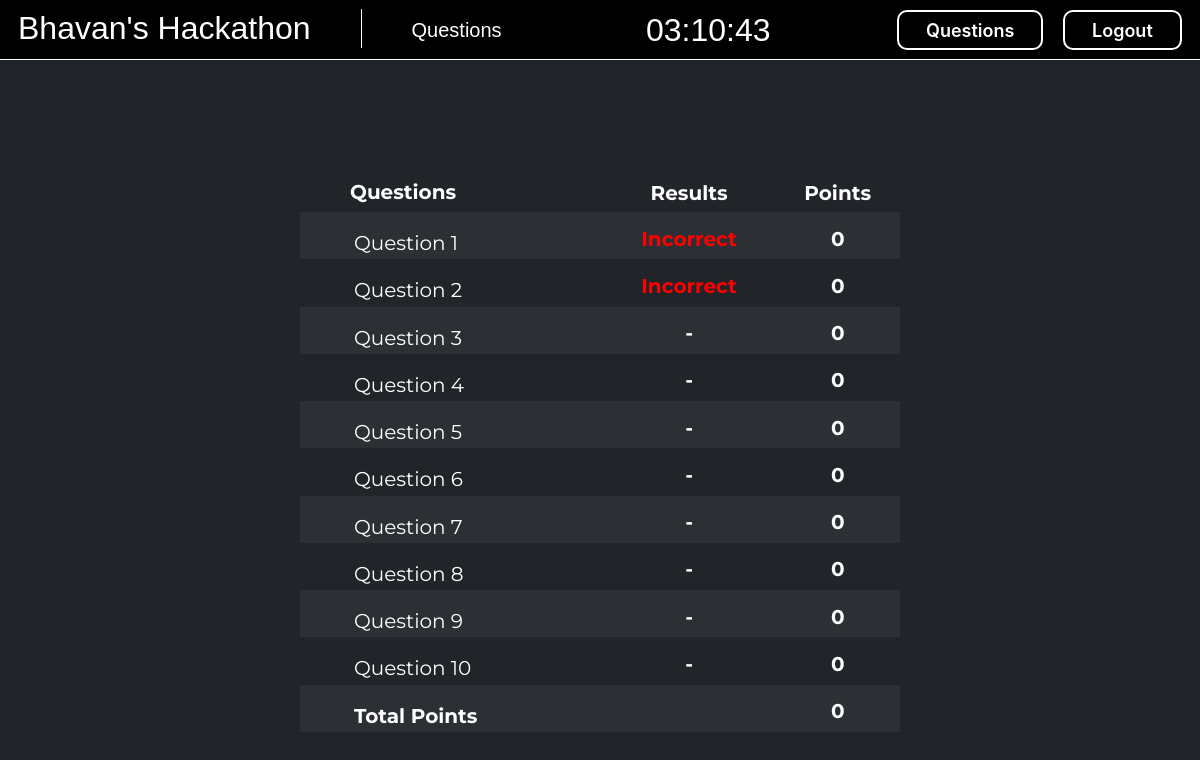
The app's page /questions/ (signed in), older data.
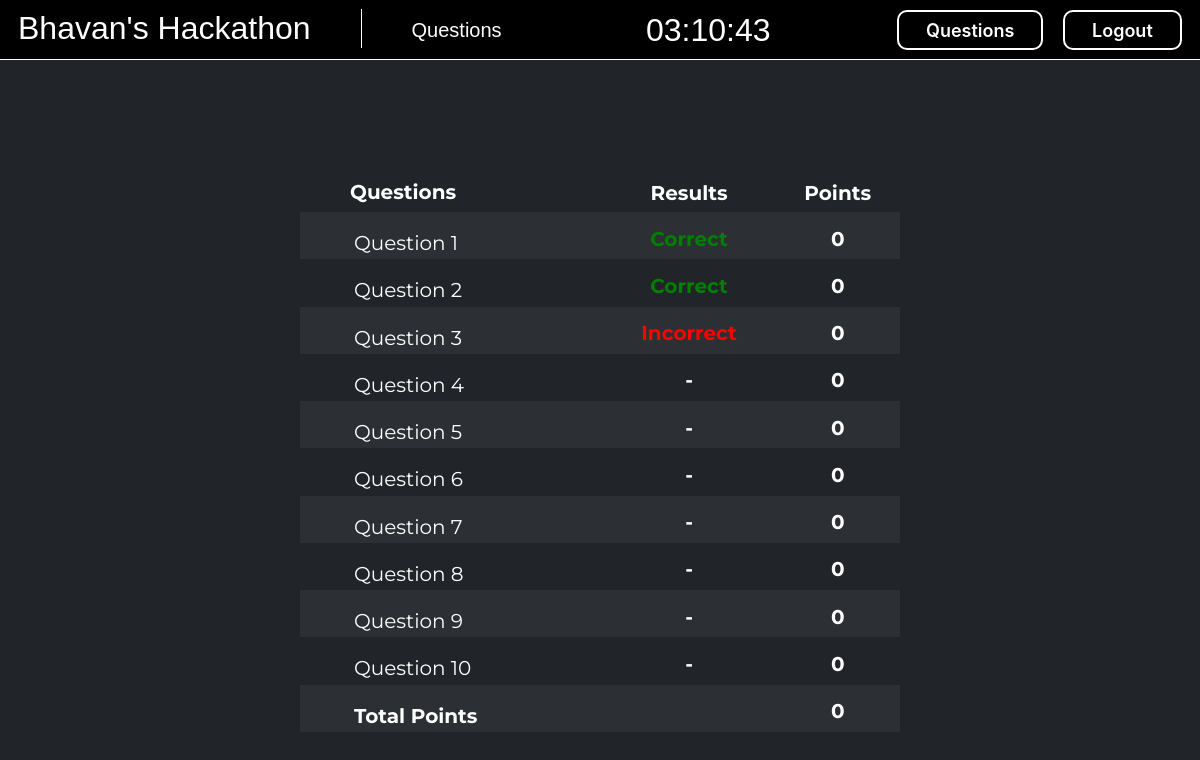
The same page, newer data.
### questions/models.py (models this page shows, shortened)
class answer(models.Model):
    ans = models.TextField(null = True, blank = True)
    class result(models.TextChoices):
        Correct = 'Correct', 'Correct'
        Wrong = 'Incorrect', 'Incorrect'
        Wait = '-', '-'
    Result = models.CharField(max_length= 10, choices = result.choices, default = result.Wait)
    qno = models.CharField(max_length = 2)
    username = models.CharField(max_length= 100)
    create = models.TimeField(datetime.time)
    points = models.IntegerField(default = 0)
    id = models.AutoField(primary_key=True,unique=True)

### questions/views.py (the view)
# urls.py: path('questions/',views.overview,name = "questions"),
@login_required(login_url='login')
def overview(req):
    context = {
        '1_QE' : answer.objects.filter(username = req.user.username, qno = '1').exists(),
        '2_QE' : answer.objects.filter(username = req.user.username, qno = '2').exists(),
        '3_QE' : answer.objects.filter(username = req.user.username, qno = '3').exists(),
        '4_QE' : answer.objects.filter(username = req.user.username, qno = '4').exists(),
        '5_QE' : answer.objects.filter(username = req.user.username, qno = '5').exists(),
        '6_QE' : answer.objects.filter(username = req.user.username, qno = '6').exists(),
        '7_QE' : answer.objects.filter(username = req.user.username, qno = '7').exists(),
        '8_QE' : answer.objects.filter(username = req.user.username, qno = '8').exists(),
        '9_QE' : answer.objects.filter(username = req.user.username, qno = '9').exists(),
        '10_QE' : answer.objects.filter(username = req.user.username, qno = '10').exists(),
    }
    context2 = {
        '1_QE' : '-',
        '2_QE' : '-',
        '3_QE' : '-',
        '4_QE' : '-',
        '5_QE' : '-',
        '6_QE' : '-',
        '7_QE' : '-',
        '8_QE' : '-',
        '9_QE' : '-',
        '10_QE' : '-',
        '1_P' : '0',
        '2_P' : '0',
        '3_P' : '0',
        '4_P' : '0',
        '5_P' : '0',
        '6_P' : '0',
        '7_P' : '0',
        '8_P' : '0',
        '9_P' : '0',
        '10_P' : '0',
    }
    for i in range(1,11):
        key = str(i)+'_QE'
        if context[key]:
            context2[key] = answer.objects.filter(username = req.user.username, qno = i).last().Result
            key2 = str(i)+'_P'
            context2[key2] = answer.objects.filter(username = req.user.username, qno = i).last().points # type: ignore
        else:
            pass
    return render(req,'questions/overview.html',context2)

### questions/templates/questions/overview.html (shortened to what this page needs)
  <!DOCTYPE html>
<html lang="en">
  {% load static%}
  <head>
    <link rel="stylesheet" href="{%static 'style/overview.css'%}" />
    <link
            href="https://cdn.jsdelivr.net/npm/bootstrap@5.2.3/dist/css/bootstrap.min.css"
            rel="stylesheet"
    />
  </head>
  {%include 'navbar.html'%}
  <body class="bg-dark">
    <div class="container-cos">
      <table class="table-el  table table-sm table-dark table-striped table-hover center" id="table-width">
        <thead class="table-dark">
        <tr><th id="head-q">Questions</th><th id="head-res"><div class="head-con">Results</div></th><th id="head-res"><div class="head-con">Points</div></th></tr>
        </thead>
        <tr>
          <td class="ques1 ques " id = "test">
            <a href="/question/1" class="links">Question 1</a>
          </td>
          <td class="result"><div class="res">
            {{1_QE}}
          </div></td>
          <td class="result"><div class="pts">
            {{1_P}}
          </div></td>
        </tr>
        <tr>
          <td class="ques2 ques">
            <a href="/question/2" class="links">Question 2</a>
          </td>
          <td class="result"><span class="res">
            {{2_QE}}
          </span></td>
          <td class="result"><span class="pts">
            {{2_P}}
          </span></td>
        </tr>
        <tr>
          <td class="ques3 ques">
            <a href="/question/3" class="links">Question 3</a>
          </td>
          <td class="result"><span class="res">
            {{3_QE}}
          </span></td>
          <td class="result"><span class="pts">
            {{3_P}} </span></td>
        </tr>
        <tr>
          <td class="ques4 ques">
            <a href="/question/4" class="links">Question 4</a>
          </td>
          <td class="result"><span class="res">
            {{4_QE}}
          </span></td>
          <td class="result"><span class="pts">
            {{4_P}} </span></td>
        </tr>
        <tr>
          <td class="ques5 ques">
            <a href="/question/5" class="links">Question 5</a>
          </td>
          <td class="result"><span class="res">
            {{5_QE}}
          </span></td>
          <td class="result"><span class="pts">
            {{5_P}} </span></td>
        </tr>
        <tr>
          <td class="ques6 ques">
            <a href="/question/6" class="links">Question 6</a>
          </td>
          <td class="result"><span class="res">
            {{6_QE}}
          </span></td>
          <td class="result"><span class="res pts">
            {{6_P}} </span></td>
        </tr>
        <tr>
          <td class="ques7 ques">
            <a href="/question/7" class="links">Question 7</a>
          </td>
          <td class="result"><span class="res">
            {{7_QE}}
          </span></td>
          <td class="result"><span class="pts">
            {{7_P}} </span></td>
        </tr>
        <tr>
          <td class="ques8 ques">
            <a href="/question/8" class="links">Question 8</a>
          </td>
          <td class="result"><span class="res">
            {{8_QE}}
          </span></td>
          <td class="result"><span class="pts">
            {{8_P}} </span></td>
        </tr>
        <tr>
          <td class="ques9 ques">
            <a href="/question/9" class="links">Question 9</a>
          </td>
          <td class="result"><span class="res">
            {{9_QE}}
          </span></td>
          <td class="result"><span class="pts">
            {{9_P}} </span></td>
        </tr>
        <tr>
          <td class="ques10 ques">
            <a href="/question/10" class="links">Question 10</a>
          </td>
          <td class="result"><span class="res">
            {{10_QE}}
          </span></td>
          <td class="result"><span class="pts">
            {{10_P}}
          </span></td>
        </tr>
        <tr>
          <td class="ques1 ques " id = "test">
            <span class="links"><b>Total Points</b></span>
          </td>
          <td class="result"><span class="res">
          </span></td>
          <td class="result"><span class="res" id = "totalPoints">
          </span></td>
        </tr>
      </table>
    </div>
  </body>
</html>

### templates/navbar.html (shortened to what this page needs)
<!DOCTYPE html>
<html lang="en">
  {% load static%}
  <head>
    <link rel="stylesheet" href="{%static 'style/navbar.css'%}" />
    <link
      href="https://cdn.jsdelivr.net/npm/bootstrap@5.3.3/dist/css/bootstrap.min.css"
      rel="stylesheet"
    />
  </head>
  <body>
    <div class="navbar-custom">
      <h2 class="hack">Bhavan's Hackathon</h2>
      <a href="/questions" class="question">Questions</a>
      <div class="time-con text-center">
        <h2 class="time-p text-center">
          <span id="hrs"></span><span id="mins"></span><span id="secs"></span>
        </h2>
      </div>
      <div class="btn-div">
        <a href="/questions ">
          <button
            class="button-28"
            role="button"
            style="position: relative; right: 20px"
          >
            Questions
          </button>
        </a>
        {% if request.user.is_authenticated %}
        <a href="{% url 'logout' %}">
          <button class="button-28" role="button">Logout</button>
        </a>
        {%endif%}
      </div>
    </div>
  </body>
</html>

### static/style/overview.css (style rules this page uses)
body { background-color: #1e1f22; }
.container-cos { display: flex; flex-direction: column; justify-content: center; min-height: 100vh; align-items: center; }
td { border-bottom: 1px solid lightgray; background-color: rgba(105, 105, 105, 0.42); margin-right: 0; padding: 0; }
.table-el { border:none; font-size: 20px; font-family: "Oswald", sans-serif; height: 70vh; width: 70%; color: rgb(255, 255, 255); text-decoration: none; padding: 20px; }
#table-width { width: 75vh; }
.links { text-decoration: none; color: rgb(255, 255, 255); padding-left: 50px; position: relative; top: 10px; font-family: 'montserrat', sans-serif; }
#head-q { padding-left: 50px; font-family: 'montserrat', sans-serif; height: 5vh; display: flex; align-items: center; border:none; }
#head-res { font-family: 'montserrat', sans-serif; height: 5vh; border:none; }
.res,.pts { font-family: 'montserrat', sans-serif; font-weight: bold; height: 3vh; display: flex; justify-content: center; }
.ques,.result { border:none; }
.head-con { display: flex; justify-content: center; }
.result { align-content: center; }

### static/style/navbar.css (style rules this page uses)
.navbar-custom { display: flex; width: 100%; height: 60px; background-color: black; color: white; align-items: center; font-family: Helvetica, Arial, sans-serif; box-sizing: border-box; padding: 18px; border-bottom: solid 1px white; }
body { padding: 0px; margin: 0; }
.hack { padding-right: 50px; border-right: 1px solid white; margin-right: 50px; text-wrap: nowrap; position: relative; top: 3px; }
.time-con { width: 100%; padding-top: 10px; }
.time-p { font-size: ; }
.question, .qno { color: white; font-size: 20px; text-decoration: none; font-weight: 100; background-color: transparent; }
.btn-div { width: 100%; display: flex; justify-content: right; }
.button-28 { appearance: none; background-color: transparent; border: 2px solid #ffffff; border-radius: 10px; box-sizing: border-box; color: #ffffff; cursor: pointer; display: inline-block; font-family: Roobert, -apple-system, BlinkMacSystemFont, "Segoe UI", Helvetica, Arial, sans-serif, "Apple Color Emoji", "Segoe UI Emoji", "Segoe UI Symbol"; font-size: 18px; font-weight: 600; line-height: normal; height: 40px; min-width: 0; outline: none; padding-left: 27px; padding-right: 27px; text-decoration: none; transition: all 300ms cubic-bezier(0.23, 1, 0.32, 1); user-select: none; -webkit-user-select: none; touch-action: manipulation; width: 100%; will-change: transform; }

Row changes from the older to the newer data that the page shows:
removed answer: Result "Incorrect"
added answer: Result "Correct"
added answer: Result "Correct"
Text that changed along with them:
{{ 3_QE }}: "-" → (not shown)
